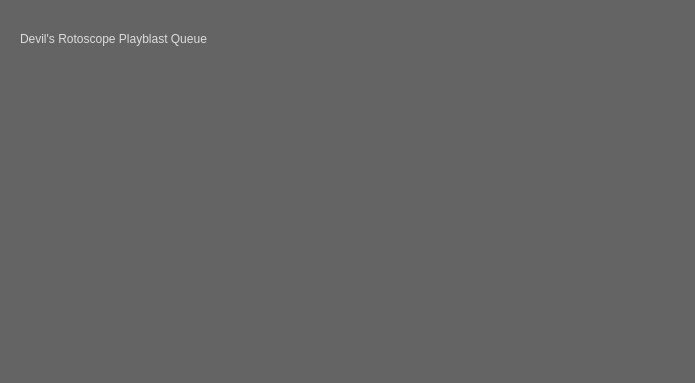
<?xml version="1.0" encoding="UTF-8"?>
<ui version="4.0">
 <class>Form</class>
 <widget class="QWidget" name="Form">
  <property name="geometry">
   <rect>
    <x>0</x>
    <y>0</y>
    <width>695</width>
    <height>383</height>
   </rect>
  </property>
  <property name="windowTitle">
   <string>Form</string>
  </property>
  <property name="styleSheet">
   <string notr="true">background-color: rgb(100, 100, 100);
alternate-background-color: rgb(120, 120, 120);
color: rgb(230, 230, 230);</string>
  </property>
  <widget class="QLabel" name="Title">
   <property name="geometry">
    <rect>
     <x>20</x>
     <y>20</y>
     <width>481</width>
     <height>38</height>
    </rect>
   </property>
   <property name="styleSheet">
    <string notr="true">font: 22pt &quot;Tempus Sans ITC&quot;;
color: rgb(220, 220, 220);</string>
   </property>
   <property name="text">
    <string>Devil's Rotoscope Playblast Queue</string>
   </property>
  </widget>
 </widget>
 <resources/>
 <connections/>
</ui>
